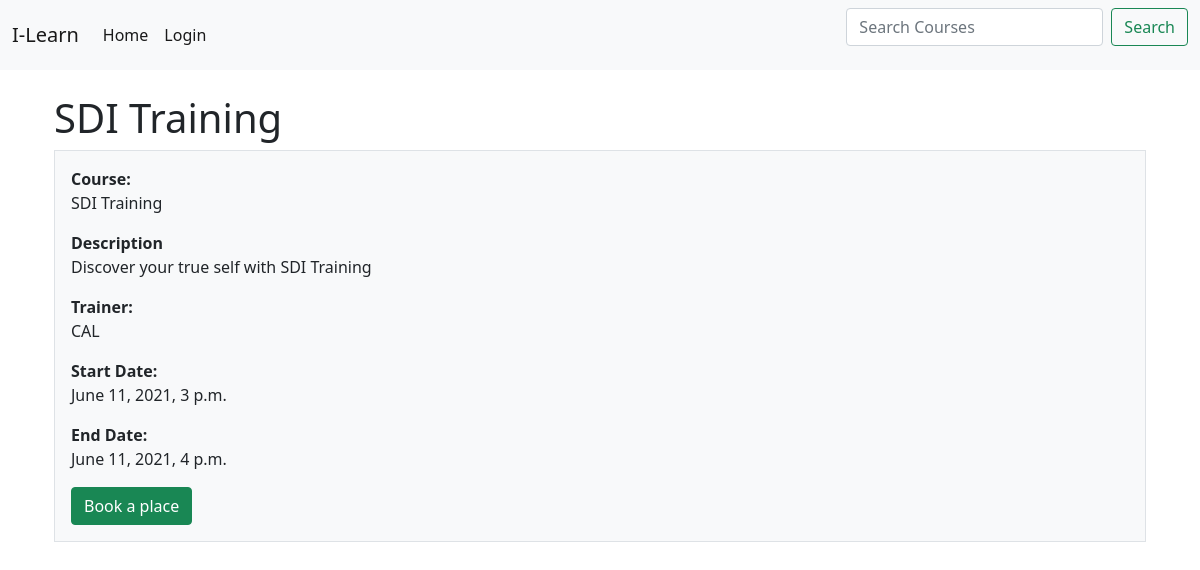
The page /book/course/4/ on the database its author committed.
### booking/models.py (models this page shows, shortened)
class Course(models.Model):
    staff=(
        ('CAL', 'CALUM'),
        ('YAN', 'YANNA'),
        ('HAN', 'HANNA'),
        ('EXT', 'EXTERNAL'),
    )
    courseNumber = models.IntegerField()
    courseName = models.CharField(max_length=200)
    courseDesc = models.CharField(max_length=500)
    host = models.CharField(max_length=3, choices=staff)
    min_participants = models.IntegerField()
    max_participants = models.IntegerField()
    start_date = models.DateTimeField()
    end_date = models.DateTimeField()
    program = models.ForeignKey(Programs, on_delete=models.CASCADE, default=4)
    image=models.ImageField(default='course.jpg',upload_to='course_photos') #Setting the users profile pic
    course_completed = models.BooleanField(blank=True)

### booking/views.py (the view, shortened to what this page needs)
# urls.py: path('book/course/<int:pk>/', book.as_view(), name='book'),
class book(View):
    def get(self, request, *args, **kwargs):
        course_id = self.kwargs.get('pk', None)
        course = Course.objects.filter(id = course_id)
        form = bookCourse()
        attendents = attendees.objects.filter(id = course_id)
        context = {'course': course, 'attendees':attendents, 'form':form}
        return render(request, 'booking/book.html', context)

### booking/forms.py
class bookCourse(forms.ModelForm):
    class Meta:
        model = attendees
        fields = ['manager', 'role', 'department', 'course_due', 'your_development']
        labels = {
            'your_development':'How has this training been identified? How will you apply the learning in your role? How will you measure the success of this learning?',
            'role':'Your Job Title'
        }
        widgets = {
            'your_development': widgets.Textarea()
        }

### booking/templates/booking/book.html (shortened to what this page needs)
{% extends "booking/base.html" %}
{% load crispy_forms_tags %}
{% block content %}
<br>
<div class="container px-4">
    {% for c in course %}
    <h1>{{c.courseName}}</h1>
    <div class="row gx-5">
      <div class="col">
       <div class="p-3 border bg-light">
           <b>Course: </b><p>{{c.courseName}}</p>
           <b>Description</b><p>{{c.courseDesc}}</p>
           <b>Trainer: </b><p>{{c.host}}</p>
           <b>Start Date: </b><p>{{c.start_date}}</p>
           <b>End Date: </b><p>{{c.end_date}}</p>
           {% if c.attendees_set.count > c.max_participants %}
           <a class="btn btn-secondary"disabled>Sorry this course is fully booked</a>
           {% else %}
           <button id="myBtn" class="btn btn-success">Book a place</button>
           {% endif %}
        </div>
      </div>
    {% endfor %}
    </div>
  </div>
{% endblock content %}

### rows shown on the page
Course: courseName "SDI Training", courseDesc "Discover your true self with SDI Training", host "CAL", start_date "June 11, 2021, 3 p.m.", end_date "June 11, 2021, 4 p.m."
